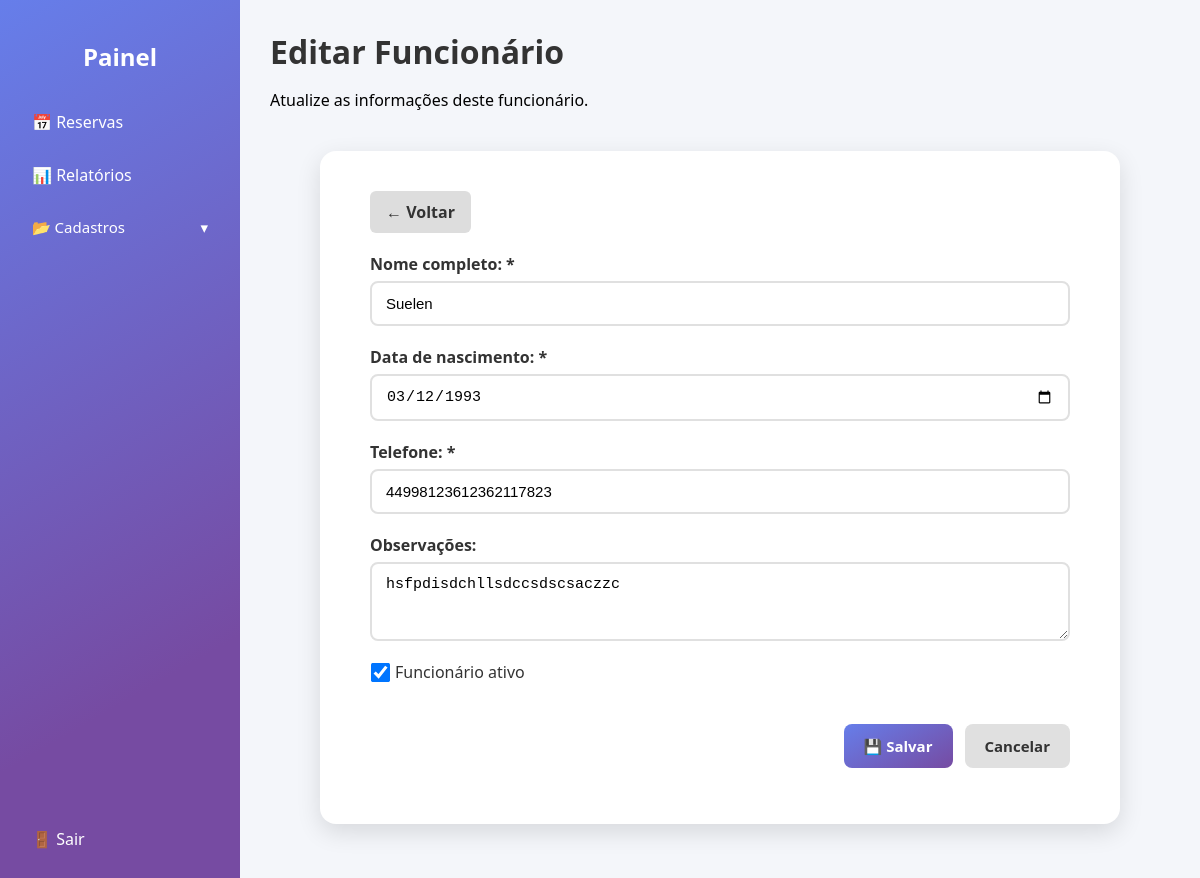
The page /funcionarios/edit.php?id=1 (signed in) on the database as committed earlier.
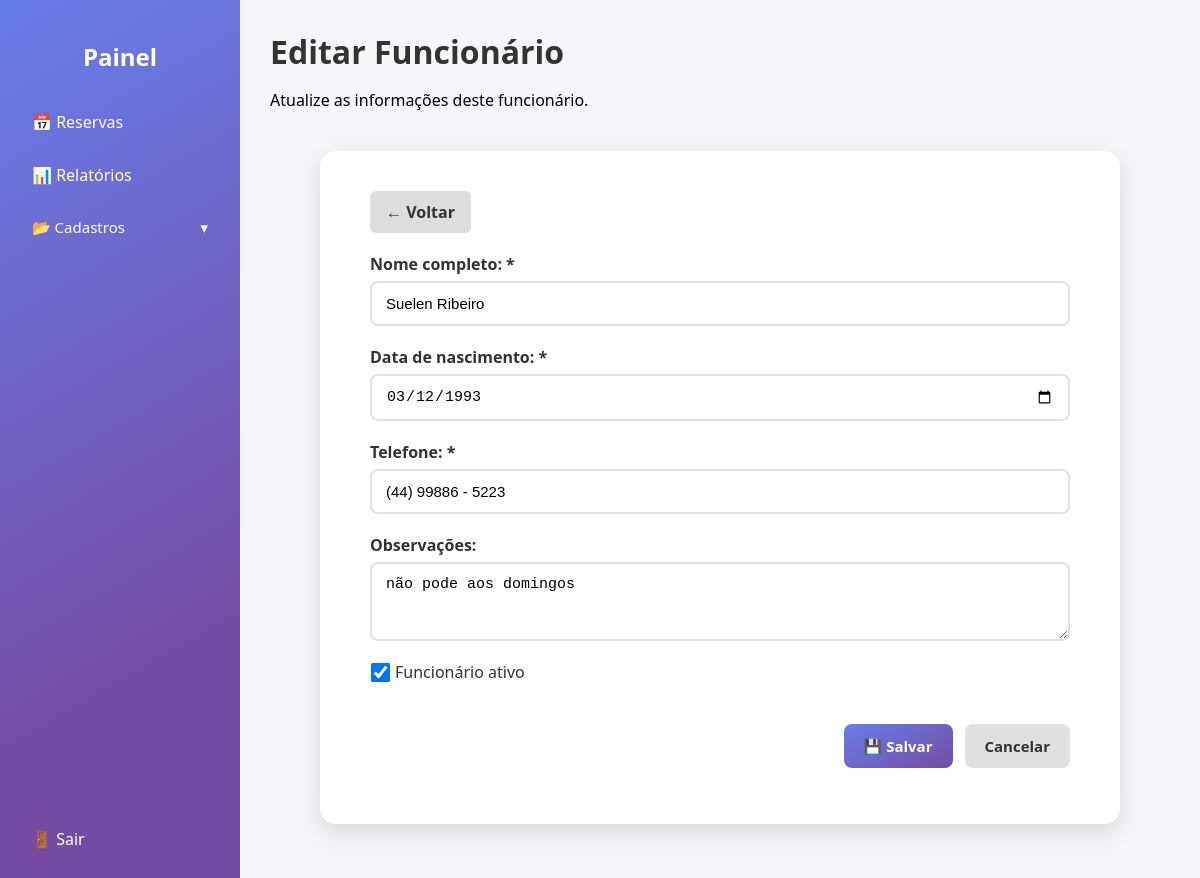
The same page on the database as committed later.
### tables this page shows
CREATE TABLE `funcionarios` (
  `id_funcionario` int(11) NOT NULL,
  `nome_completo` varchar(100) NOT NULL,
  `data_nascimento` date DEFAULT NULL,
  `telefone` varchar(20) DEFAULT NULL,
  `observacoes` text DEFAULT NULL,
  `ativo` tinyint(1) DEFAULT 1
);

### funcionarios/edit.php (the view, shortened to what this page needs)
<?php
include '../includes/db.php';
include "../includes/header.php";
$id = $_GET['id'] ?? null;
$stmt = $conn->prepare("SELECT * FROM funcionarios WHERE id_funcionario = ?");
$stmt->bind_param("i", $id);
$stmt->execute();
$result = $stmt->get_result();
$funcionario = $result->fetch_assoc();
?>
<div class="painel-container">
    <?php include '../includes/sidebar.php'; ?>
    <main class="conteudo">
        <header class="painel-header">
            <h1>Editar Funcionário</h1>
            <p>Atualize as informações deste funcionário.</p>
        </header>
        <div class="cadastro-area">
            <a href="./index.php" class="btn-voltar">← Voltar</a>
            <form method="POST" class="form-cadastro">
                <div class="form-grupo">
                    <label>Nome completo: *</label>
                    <input type="text" name="nome_completo" value="<?= htmlspecialchars($funcionario['nome_completo']) ?>" required>
                </div>
                <div class="form-grupo">
                    <label>Data de nascimento: *</label>
                    <input type="date" name="data_nascimento" value="<?= htmlspecialchars($funcionario['data_nascimento']) ?>" required>
                </div>
                <div class="form-grupo">
                    <label>Telefone: *</label>
                    <input type="text" name="telefone" data-mask='(00) 00000 - 0000' value="<?= htmlspecialchars($funcionario['telefone']) ?>" required>
                </div>
                <div class="form-grupo">
                    <label>Observações:</label>
                    <textarea name="observacoes" rows="3"><?= htmlspecialchars($funcionario['observacoes']) ?></textarea>
                </div>
                <div class="form-grupo checkbox">
                    <label>
                        <input type="checkbox" name="ativo" <?= $funcionario['ativo'] ? 'checked' : '' ?>> Funcionário ativo
                    </label>
                </div>
                <div class="form-botoes">
                    <button type="submit" class="btn btn-salvar">💾 Salvar</button>
                    <a href="./index.php" class="btn btn-cancelar">Cancelar</a>
                </div>
            </form>
        </div>
    </main>
</div>
<?php include "../includes/footer.php"; ?>

Rows that differ between the two databases and show on the page:
changed funcionarios: nome_completo "Suelen" → "Suelen Ribeiro"; telefone "44998123612362117823" → "(44) 99886 - 5223"; observacoes "hsfpdisdchllsdccsdscsaczzc" → "não pode aos domingos"
